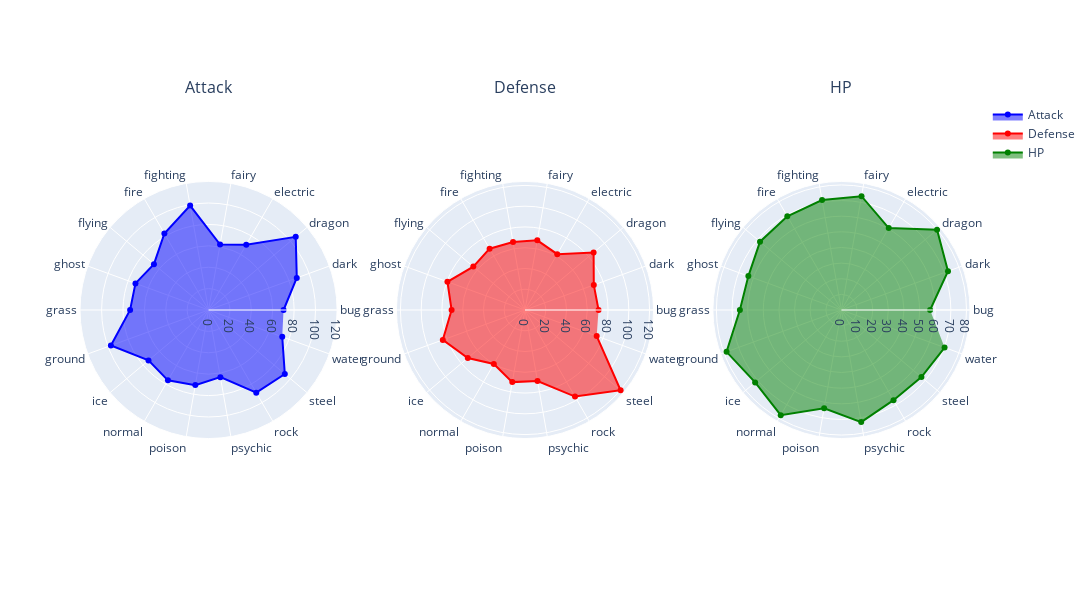

Here is the notebook cell this chart was saved with:
### Markdown cell above
### 1.9 Le Radar des Éléments

### Code cell
import numpy as np
def display_types_radar_charts(df: pd.DataFrame) -> None:
    """
    Affiche un radar chart représentant les statistiques moyennes des Pokémon par type.

    @param df: Le DataFrame contenant les données à afficher.
    """
    types_attack=df.groupby('Primary Type')['Attack'].mean()
    types_defense=df.groupby('Primary Type')['Defense'].mean()
    types_hp=df.groupby('Primary Type')['HP'].mean()
    type_name=types_attack.index.tolist()
    type_value_attack=types_attack.values.tolist()
    type_value_defense=types_defense.values.tolist()
    type_value_hp=types_hp.values.tolist()


    fig = make_subplots(rows=1, cols=3, subplot_titles=("Attack", "Defense", "HP"),
                        specs=[[{'type':'polar'}]*3])
   
    fig.add_trace(go.Scatterpolar(
        r=type_value_attack,
        theta=type_name,
        fill='toself',
        name='Attack',
        line=dict(color='blue')
    ), row=1, col=1)


    fig.add_trace(go.Scatterpolar(
        r=type_value_defense,
        theta=type_name,
        fill='toself',
        name='Defense',
        line=dict(color='red')
    ), row=1, col=2)


    fig.add_trace(go.Scatterpolar(
        r=type_value_hp,
        theta=type_name,
        fill='toself',
        name='HP',
        line=dict(color='green')
    ), row=1, col=3)


    fig.update_layout(
        polar=dict(
            radialaxis=dict(
                visible=True,
                range=[0, max(max(type_value_attack), max(type_value_defense), max(type_value_hp))]
            )
        ),
        showlegend=True, height=600, width=1400)
    fig.show()
    pass

display_types_radar_charts(pokedex)

### Figure 1 — Plotly figure (JSON) as saved in the notebook; plotly's stock layout.template omitted (floating-point values rounded to 4 significant figures)
{"data": [{"fill": "toself", "line": {"color": "blue"}, "name": "Attack", "r": [70.12, 87.79, 106.4, 70.45, 62.11, 99.18, 82.6, 66.67, 72.74, 73.36, 97.19, 73.3, 75.94, 71.33, 63.75, 89.25, 93.08, 73.31], "subplot": "polar", "theta": ["bug", "dark", "dragon", "electric", "fairy", "fighting", "fire", "flying", "ghost", "grass", "ground", "ice", "normal", "poison", "psychic", "rock", "steel", "water"], "type": "scatterpolar"}, {"fill": "toself", "line": {"color": "red"}, "name": "Defense", "r": [70.85, 70.52, 86.26, 62.13, 68.17, 66.39, 68.2, 65, 79.52, 70.69, 84.26, 71.91, 60.08, 70.53, 69.44, 96.3, 120.2, 73.48], "subplot": "polar2", "theta": ["bug", "dark", "dragon", "electric", "fairy", "fighting", "fire", "flying", "ghost", "grass", "ground", "ice", "normal", "poison", "psychic", "rock", "steel", "water"], "type": "scatterpolar"}, {"fill": "toself", "line": {"color": "green"}, "name": "HP", "r": [56.72, 72.55, 79.85, 60.53, 73.94, 71.43, 69.26, 68, 63.37, 64.97, 78.22, 72.09, 77.68, 63.8, 72.81, 66.62, 66.79, 70.22], "subplot": "polar3", "theta": ["bug", "dark", "dragon", "electric", "fairy", "fighting", "fire", "flying", "ghost", "grass", "ground", "ice", "normal", "poison", "psychic", "rock", "steel", "water"], "type": "scatterpolar"}], "layout": {"annotations": [{"font": {"size": 16}, "showarrow": false, "text": "Attack", "x": 0.1444, "xanchor": "center", "xref": "paper", "y": 1, "yanchor": "bottom", "yref": "paper"}, {"font": {"size": 16}, "showarrow": false, "text": "Defense", "x": 0.5, "xanchor": "center", "xref": "paper", "y": 1, "yanchor": "bottom", "yref": "paper"}, {"font": {"size": 16}, "showarrow": false, "text": "HP", "x": 0.8556, "xanchor": "center", "xref": "paper", "y": 1, "yanchor": "bottom", "yref": "paper"}], "height": 600, "polar": {"domain": {"x": [0, 0.2889], "y": [0, 1]}, "radialaxis": {"range": [0, 120.2], "visible": true}}, "polar2": {"domain": {"x": [0.3556, 0.6444], "y": [0, 1]}}, "polar3": {"domain": {"x": [0.7111, 1], "y": [0, 1]}}, "showlegend": true, "width": 1400}}
